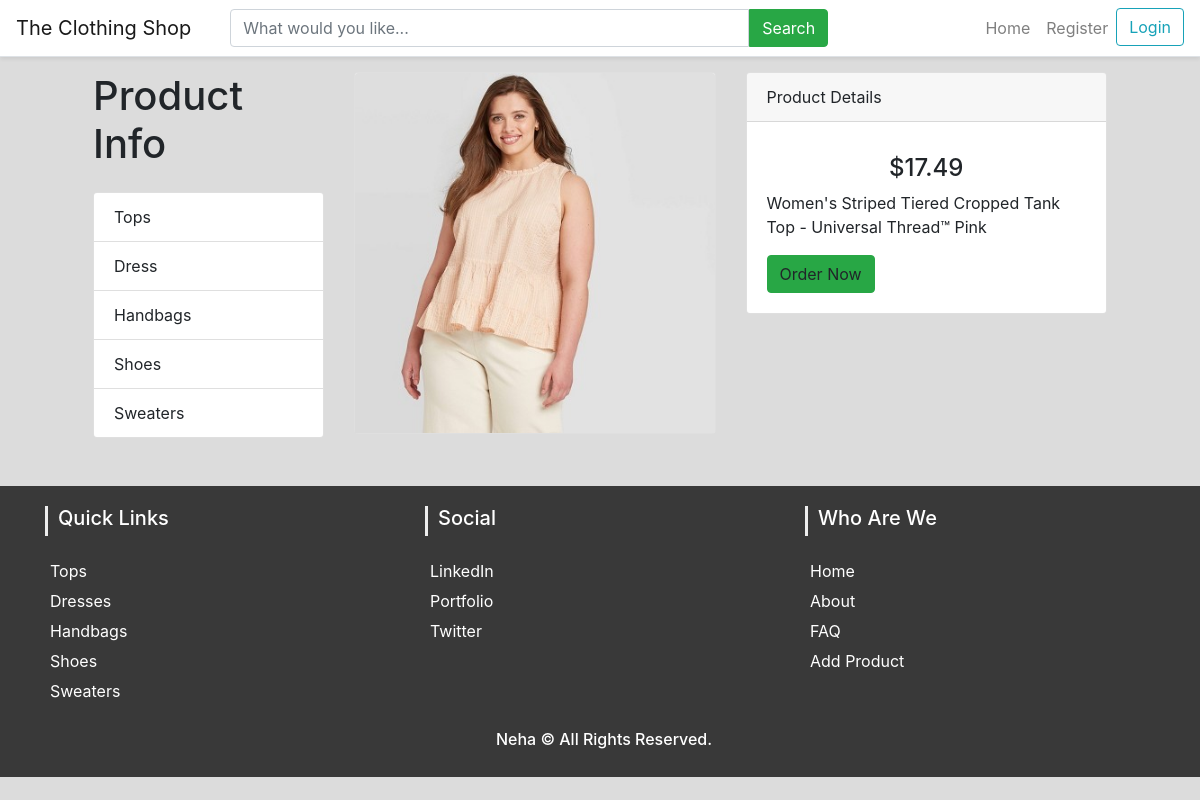
Screenshot of /dress?view=120001 with the database file from the repository.
### tables this page shows
CREATE TABLE products (pid INTEGER PRIMARY KEY NOT NULL, pname TEXT NOT NULL, price TEXT NOT NULL, description TEXT, available INTEGER, category TEXT NOT NULL, picture TEXT);

### app.py (the view, shortened to what this page needs)
@app.route('/dress', methods=['GET', 'POST'])
def dress():
    category = 'dress'
    header = 'Dresses'
    form = OrderForm(request.form)
    query = 'SELECT * FROM products WHERE category=? ORDER BY pid ASC'
    products = db_query(query, args=[category])
    if request.method == 'POST' and form.validate():
        add_order_to_db(request=request, form=form)
        flash('Order successful', 'success')
        return render_template('category.html', products=products, form=form, header='Dresses', category=category)
    if 'view' in request.args:
        product_id = request.args['view']
        query = 'SELECT * FROM products WHERE pid = ?'
        product_view = db_query(query, args=[product_id])
        return render_template('view_product.html', x='', product_view=product_view)
    return render_template('category.html', products=products, form=form, header=header, category=category)

### forms.py
class OrderForm(Form):  # Create Order Form
    name = StringField('', [validators.length(min=1), validators.DataRequired()],
                       render_kw={'autofocus': True, 'placeholder': 'Full Name'})
    mobile_num = StringField('', [validators.length(min=1), validators.DataRequired()],
                             render_kw={'autofocus': True, 'placeholder': 'Mobile Number'})
    quantity = SelectField('', [validators.DataRequired()],
                           choices=[('1', '1'), ('2', '2'), ('3', '3'), ('4', '4'), ('5', '5')])
    order_place = StringField('', [validators.length(min=1), validators.DataRequired()],
                              render_kw={'placeholder': 'Delivery Address'})

### app.py (called while the page is built)
@app.after_request
def after_request(response):
    response.headers["Cache-Control"] = "no-cache, no-store, must-revalidate"
    response.headers["Expires"] = 0
    response.headers["Pragma"] = "no-cache"
    return response

@app.teardown_appcontext
def close_connection(exception):
    db = getattr(g, '_database', None)
    if db is not None:
        db.close()

### helpers.py (called while the page is built)
def make_dicts(cursor, row):
    return dict((cursor.description[idx][0], value)
                for idx, value in enumerate(row))

def db_query(query, args=(), one=False):
    rv = []
    try:
        with sqlite3.connect(DATABASE) as con:
            con.row_factory = make_dicts
            cur = con.cursor()
            cur.execute(query, args)
            con.commit()
            rv = cur.fetchall()
    except Error as e:
        print(e)
    return (rv[0] if rv else None) if one else (rv if rv else None)

### templates/view_product.html (shortened to what this page needs)
{% extends "layout.html" %}
{% block navbar %}
    {% include 'includes/_navbar.html' %}
{% endblock %}
{% block main %}
<div class="container">
    <div class="row">
        <div class="col-lg-3">
            <h1 class="my-4">Product Info</h1>
            <div class="list-group">
                <a href="/tops" class="list-group-item">Tops</a>
                <a href="/dress" class="list-group-item">Dress</a>
                <a href="/handbags" class="list-group-item">Handbags</a>
                <a href="/shoes" class="list-group-item">Shoes</a>
                <a href="/sweaters" class="list-group-item">Sweaters</a>
            </div>
        </div>
        <div class="col-lg-9">
            <div class="row">
                {% for product in product_view %}
                <div class="col-lg-6">
                    <div class="card mt-4">
                        <img class="card-img-top img-fluid"
                             src="static/image/product/{{product.category}}/{{product.picture}}" alt="">
                    </div>
                </div>
                <div class="col-lg-6">
                    <div class="card card-outline-secondary my-4">
                        <div class="card-header">
                            Product Details
                        </div>
                        <div class="card-body">
                            <h4>${{product.price}}</h4>
                            <p class="card-text">{{ product.description}}</p>
                            <a href="/{{product.category}}?order={{product.pid}}" class="btn btn-success">Order Now</a>
                        </div>
                    </div>
                </div>
                {% endfor %}
            </div>
    </div>
</div>
{% endblock %}
{% block footer %}
    {% include 'includes/_footer.html' %}
{% endblock %}

### static/css/style.css (style rules this page uses)
body { background-color: Gainsboro; }
.container a { color: inherit; }
.card-body h4, h5 { text-align: center; }

### rows the page displays
products: category (picture), price "17.49", description "Women's Striped Tiered Cropped Tank Top - Universal Thread™ Pink"
